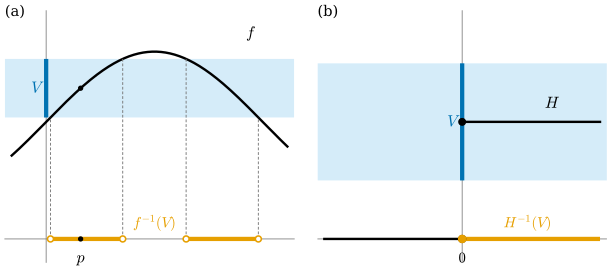

This figure's Python source:
"""그림 3.2.1: 열린집합의 역상으로 본 연속 (3.2절, 정의 3.2.1, 비예 3.2.9).

(a) f(x) = 1 + 0.6 sin x. f(p) (p = 0.5)를 포함하는 열린구간 V = (f(p) - 0.25, f(p) + 0.25)의 역상
    f^{-1}(V)는 그림 범위 [-0.5, 3.5] 안에서 열린구간 두 개의 합집합이고, p는 그 한 조각 안에 있다.
(b) 계단함수 H(x) = 0 (x < 0), 1 (x >= 0). V = (1/2, 3/2)의 역상은 [0, ∞)이고, 점 0을 포함하지만
    0을 포함하는 어떤 열린구간도 포함하지 않는다. 따라서 H는 연속이 아니다.

실행: 프로젝트 루트에서 ``PYTHONPATH=tools python3 chapters/03-topology-basics/figures/fig-3-2-1-continuity-preimage.py``
"""

import dgfig

dgfig.setup()

import matplotlib.pyplot as plt
import numpy as np

C = dgfig.COLORS
LW = dgfig.LW

f = lambda x: 1 + 0.6 * np.sin(x)
p = 0.5
h = 0.25
V = (f(p) - h, f(p) + h)

xs = np.linspace(-0.5, 3.5, 40001)
inV = (f(xs) > V[0]) & (f(xs) < V[1])
# 역상 f^{-1}(V)의 조각(연속한 참 구간)들의 끝점
edges = np.flatnonzero(np.diff(inV.astype(int)))
starts = [xs[i + 1] for i in edges if not inV[i]]
ends = [xs[i] for i in edges if inV[i]]
pieces = list(zip(starts, ends))
# 자기검사: 그림 범위 안에서 역상은 열린구간 두 개 (a, b), (π - b, π - a)이고
# a = arcsin((f(p) - h - 1)/0.6), b = arcsin((f(p) + h - 1)/0.6), 첫 조각이 p를 포함한다
a_ex = np.arcsin((V[0] - 1) / 0.6)
b_ex = np.arcsin((V[1] - 1) / 0.6)
assert len(pieces) == 2
assert np.allclose(pieces[0], (a_ex, b_ex), atol=1e-3)
assert np.allclose(pieces[1], (np.pi - b_ex, np.pi - a_ex), atol=1e-3)
a, b = pieces[0]
assert a < p < b

fig, axs = plt.subplots(1, 2, figsize=(6.4, 2.8))

# (a) --------------------------------------------------------------------------
ax = axs[0]
ax.set_xlim(-0.6, 3.6); ax.set_ylim(-0.25, 2.0)
ax.set_axis_off()
ax.plot([-0.6, 3.6], [0, 0], color=C["aux"], lw=0.6)
ax.plot([0, 0], [-0.2, 1.95], color=C["aux"], lw=0.6)
ax.axhspan(V[0], V[1], xmin=0, xmax=1, color=C["region"], alpha=0.25, lw=0)
ax.plot([0, 0], V, color=C["tangent"], lw=3.2, solid_capstyle="butt")
ax.plot(xs, f(xs), color=C["main"], lw=LW["main"])
for a0, b0 in pieces:
    ax.plot([a0, b0], [0, 0], color=C["accent"], lw=3.2, solid_capstyle="butt")
    for x0 in (a0, b0):
        ax.plot([x0, x0], [0, f(x0)], color=C["aux"], lw=0.7, ls=(0, (3, 2)))
        ax.plot(x0, 0, "o", ms=4.5, mfc="white", mec=C["accent"], mew=1.2, zorder=6)
ax.plot(p, 0, "o", color=C["main"], ms=3, zorder=7)
ax.plot(p, f(p), "o", color=C["main"], ms=3, zorder=7)
ax.text(p, -0.2, r"$p$", ha="center", fontsize=12)
ax.text(-0.08, f(p), r"$V$", ha="right", va="center", fontsize=12, color=C["tangent"])
ax.text(2.9, 1.72, r"$f$", fontsize=12)
ax.text((b + pieces[1][0]) / 2, 0.1, r"$f^{-1}(V)$", fontsize=11, ha="center", color=C["accent"])
ax.text(0.0, 1.0, "(a)", transform=ax.transAxes, ha="left", va="top", fontsize=11)

# (b) --------------------------------------------------------------------------
ax = axs[1]
ax.set_xlim(-2.1, 2.1); ax.set_ylim(-0.25, 2.0)
ax.set_axis_off()
ax.plot([-2.1, 2.1], [0, 0], color=C["aux"], lw=0.6)
ax.plot([0, 0], [-0.2, 1.95], color=C["aux"], lw=0.6)
Vb = (0.5, 1.5)
H = lambda x: np.where(x < 0, 0.0, 1.0)
# 자기검사: H^{-1}(V) = [0, ∞) (표본)
tt = np.linspace(-2, 2, 4001)
assert np.array_equal((H(tt) > Vb[0]) & (H(tt) < Vb[1]), tt >= 0)
ax.axhspan(*Vb, color=C["region"], alpha=0.25, lw=0)
ax.plot([0, 0], Vb, color=C["tangent"], lw=3.2, solid_capstyle="butt")
ax.plot([-2.0, 0], [0.0, 0.0], color=C["main"], lw=LW["main"])
ax.plot([0, 2.0], [1.0, 1.0], color=C["main"], lw=LW["main"])
ax.plot(0, 0, "o", ms=5, mfc="white", mec=C["main"], mew=1.2, zorder=6)
ax.plot(0, 1, "o", ms=5, color=C["main"], zorder=6)
ax.plot([0, 2.0], [0, 0], color=C["accent"], lw=3.2, solid_capstyle="butt", zorder=4)
ax.plot(0, 0.0, "o", ms=5.5, color=C["accent"], zorder=7)
ax.text(-0.08, 1.0, r"$V$", ha="right", va="center", fontsize=12, color=C["tangent"])
ax.text(1.2, 1.12, r"$H$", fontsize=12)
ax.text(0.6, 0.1, r"$H^{-1}(V)$", fontsize=11, color=C["accent"])
ax.text(0.0, -0.2, r"$0$", ha="center", fontsize=11)
ax.text(0.0, 1.0, "(b)", transform=ax.transAxes, ha="left", va="top", fontsize=11)

fig.subplots_adjust(wspace=0.08, left=0.01, right=0.99, top=0.99, bottom=0.01)
dgfig.save(fig, __file__)
